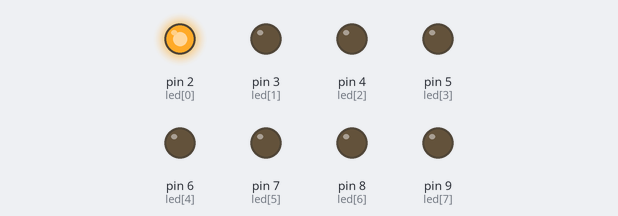
Simulated run of this sketch. Board: Arduino Uno, built with avr-gcc and run on an emulated ATmega328P. On the bench: output pins drawn as LEDs (lit = HIGH).

Above: at 0.1 s.
At 1.1 s:
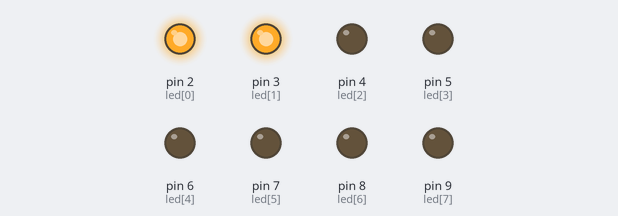
At 2.1 s:
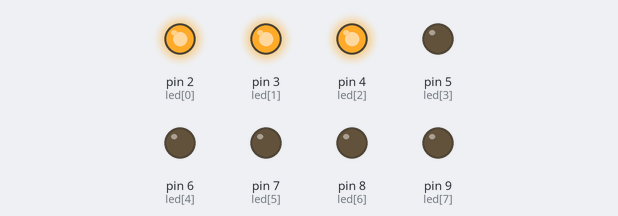
At 3.1 s:
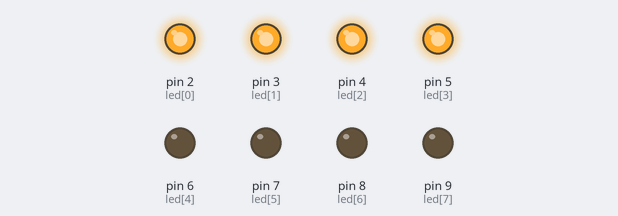
At 6.1 s:
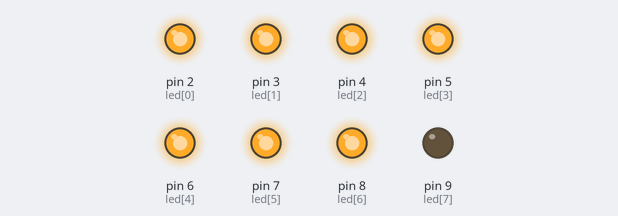
At 11.6 s:
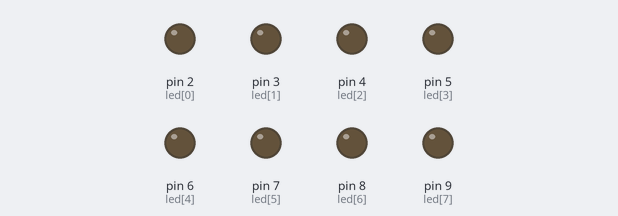
Timing chart, 0 to 13.1 s (numbered marks = the images above):
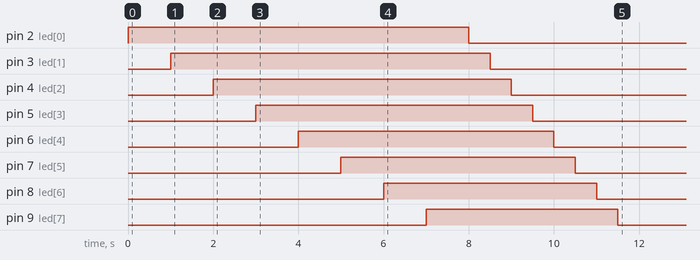

The sketch:

code_bai14.ino
```cpp
int led[]= {2,3,4,5,6,7,8,9};
int i;
void setup()
{
  for(i=0;i<8;i++)
  {
    pinMode(led[i],OUTPUT);
  }
  for(i=0;i<8;i++)
  {
    digitalWrite(led[i],HIGH);
    delay(1000);
  }
  for(i=0;i<8;i++)
  {
    digitalWrite(led[i],LOW);
    delay(500);
  }
}
void loop()
{
}
```
